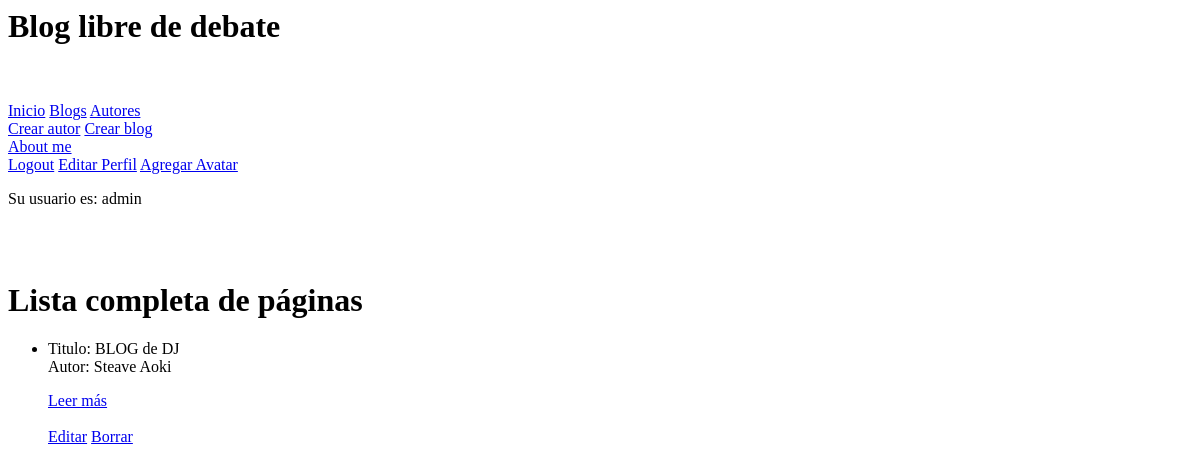
The page /blog/paginas/list (signed in) on the database as committed earlier.
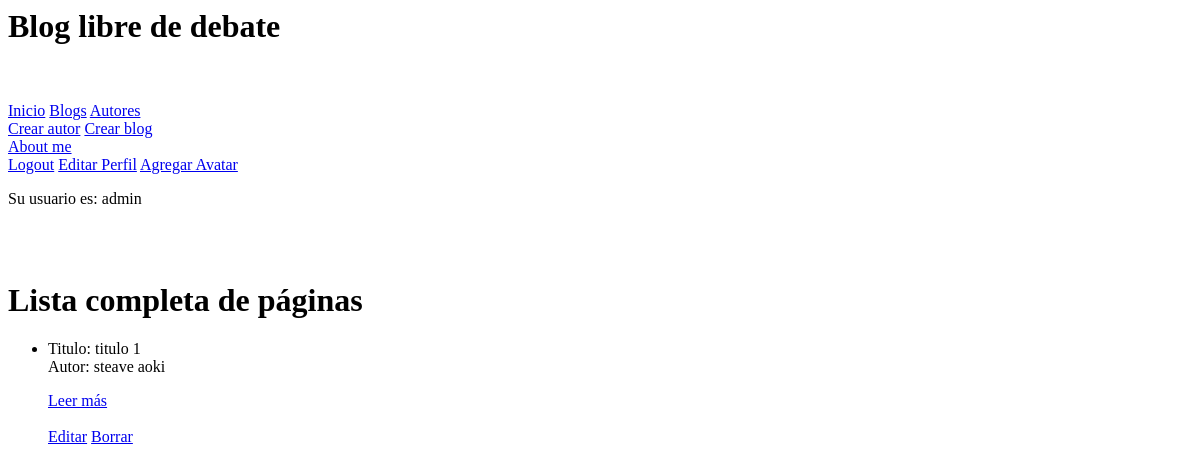
The same page on the database as committed later.
### blog/models.py (models this page shows, shortened)
class Pagina(models.Model):
    autor = models.ForeignKey(Autor, on_delete=models.CASCADE)
    titulo = models.CharField(max_length=30)
    subtitulo = models.CharField(max_length=30, null=True)
    texto = models.CharField(max_length=1000)
    fecha = models.DateField(null = True)

class Autor(models.Model):
    class Meta:
        verbose_name_plural = "Autores"
    nombre = models.CharField(max_length=30)
    apellido = models.CharField(max_length=30)
    profesion = models.CharField(max_length=30)
    def __str__(self):
        return f"{self.nombre} {self.apellido}"

### blog/views.py (the view)
# urls.py: path("paginas/list", PaginasList.as_view(), name="PaginasList"),
class PaginasList(LoginRequiredMixin, ListView):
    model = Pagina
    template_name = "blog/paginas_list.html"

### blog/templates/blog/paginas_list.html
{% extends "blog/madre.html" %}
{% block inserte_aqui_su_contenido %}
<h1>Lista completa de páginas</h1>
{% if object_list %}
<ul>
    {% for pagina in object_list %}
    <li>
        <p>
            Titulo: {{ pagina.titulo }}  <br>
            Autor: {{ pagina.autor }}
    <p>
        <a href="{% url 'PaginaDetail' pagina.id %}">Leer más</a> <br> <br>
        <a href="{% url 'PaginaUpdate' pagina.id %}">Editar</a>
        <a href="{% url 'PaginaDelete' pagina.id %}">Borrar</a>
    </p>
    </li>
    {% endfor %}
</ul>
{% else %}
<p>No hay páginas aún, puedes cargar alguna para que aparezca en esta lista.</p>
{% endif %}
{% endblock %}

Rows that differ between the two databases and show on the page:
removed Pagina: titulo "BLOG de DJ", autor "Steave Aoki"
added Pagina: titulo "titulo 1", autor "steave aoki"
